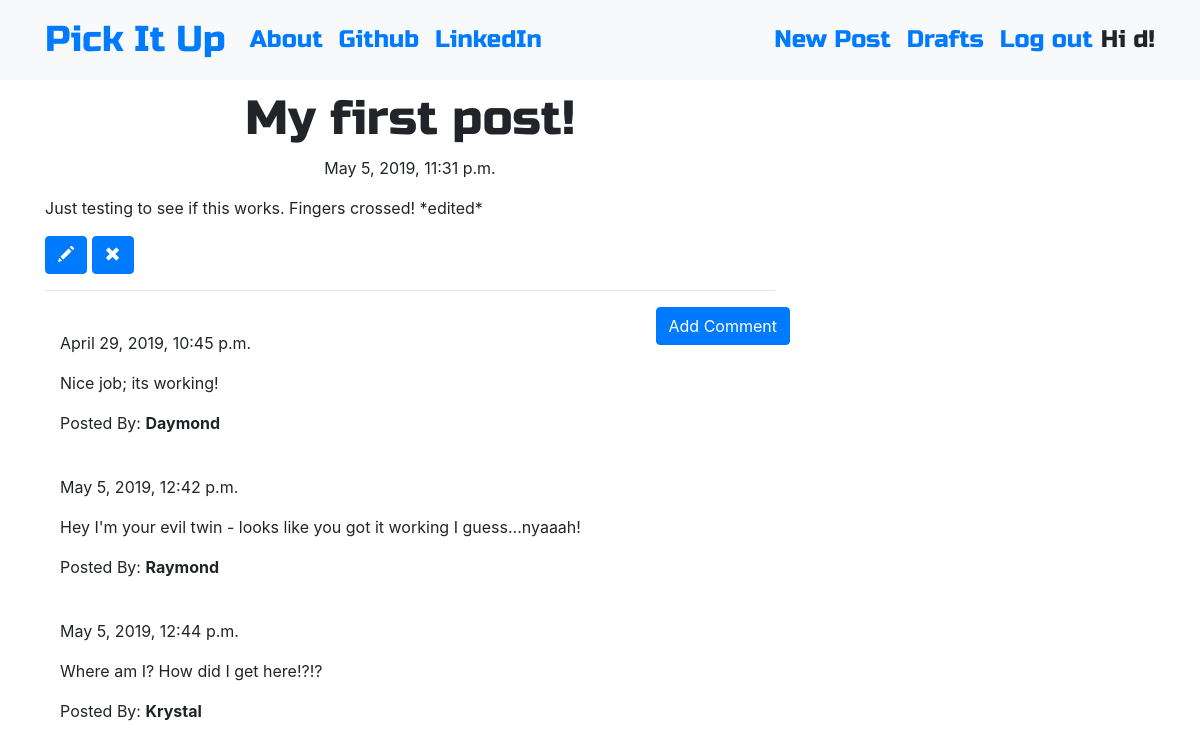
The app's page /post/1 (signed in) with its own data.
### blog/models.py (models this page shows, shortened)
class Post(models.Model):
    author = models.ForeignKey("auth.User", on_delete=models.CASCADE)
    title = models.CharField(max_length=100)
    text = models.TextField()  # no max length to cap blogpost
    created_date = models.DateTimeField(
        default=timezone.now, auto_now=False, auto_now_add=False)
    published_date = models.DateTimeField(
        blank=True, null=True, auto_now=False, auto_now_add=False)  # field can be blank or null in case we don't publish or leave it off entirely
    def publish(self):
        self.published_date = timezone.now()
        self.save()

class Comment(models.Model):
    post = models.ForeignKey(
        "blog.Post", related_name='comments', on_delete=models.CASCADE)  # connect each post to a blogpost
    author = models.CharField(max_length=200)
    text = models.TextField()
    created_date = models.DateTimeField(
        default=timezone.now, auto_now=False, auto_now_add=False)
    approved_comment = models.BooleanField(default=False)

### blog/views.py (the view)
# urls.py: path('post/<int:pk>', views.PostDetailView.as_view(), name='post_detail'),
class PostDetailView(DetailView):
    model = Post

### blog/templates/blog/post_detail.html (shortened to what this page needs)
{% extends 'blog/base.html'%}
{% block content %}
<h1 class="posttitle loader">{{post.title}}</h1>
{% if post.published_date %}
<div class="date postdate">{{post.published_date}}</div>
{% else %}
<a class="btn btn-outline-dark" href="{% url 'post_publish' pk=post.pk %}">Publish</a>
{% endif %}
<p class="postcontent">{{post.text|safe|linebreaksbr}}</p>
{% if user.is_authenticated %}
<a class="btn btn-primary loader" href="{% url 'post_edit' pk=post.pk %}">
    <span class="glyphicon glyphicon-pencil"></span>
</a>
<a class="btn btn-primary loader" href="{% url 'post_remove' pk=post.pk %}">
    <span class="glyphicon glyphicon-remove"></span>
</a>
{% endif %}
<hr>
<a class="btn btn-primary btn-comment loader" href="{% url 'add_comment_to_post' pk=post.pk %}">Add Comment</a>
<div class="container">
    {% for comment in post.comments.all %}
    <br>
    {% if user.is_authenticated or comment.approved_comment %}
    {{comment.created_date}}
    <p>{{comment.text|safe|linebreaks}}</p>
    <p>Posted By: <strong>{{comment.author}}</strong></p>
    {% endif %}
    {% empty %}
    <p>No Comments</p>
    {% endfor %}
</div>
{% endblock %}

### blog/templates/blog/base.html (shortened to what this page needs)
<!DOCTYPE html>
{% load static %}
<html>
<head>
    <link rel="stylesheet" href="https://stackpath.bootstrapcdn.com/bootstrap/4.1.3/css/bootstrap.min.css"
>
    <link rel="stylesheet" href="https://stackpath.bootstrapcdn.com/bootstrap/4.1.0/css/bootstrap.min.css">
    <link href="https://maxcdn.bootstrapcdn.com/font-awesome/4.7.0/css/font-awesome.min.css" rel="stylesheet">
    <link href="https://maxcdn.bootstrapcdn.com/font-awesome/4.7.0/css/font-awesome.min.css" rel="stylesheet">
    <link rel="stylesheet" href="//cdn.jsdelivr.net/medium-editor/latest/css/medium-editor.min.css" type="text/css"
        media="screen" charset="utf-8">
    <link rel="stylesheet" href="{% static 'css/blog.css' %}">
    <link href="https://maxcdn.bootstrapcdn.com/font-awesome/4.7.0/css/font-awesome.min.css" rel="stylesheet">
</head>
<body class=''>
    <nav class="navbar navbar-expand-lg bg-light techfont">
        <div class="container">
            <div class="navbar-nav align-items-center">
                <a class="navbar-brand bigbrand" href="{% url 'post_list' %}">Pick It Up</a>
                <a class="nav-item nav-link" href="{% url 'about' %}">About</a>
                <a class="nav-item nav-link" href="https://www.github.com">Github</a>
                <a class="nav-item nav-link" href="https://www.linkedin.com">LinkedIn</a>
            </div>
            <div class="navbar-nav align-items-center ml-auto">
                {% if user.is_authenticated %}
                <a class="nav-item nav-link" href="{% url 'post_new' %}">New Post</a>
                <a class="nav-item nav-link" href="{% url 'post_draft_list' %}">Drafts</a>
                <a class="nav-item nav-link" href="{% url 'logout' %}">Log out</a>
                <a>Hi {{ user.username }}!</a>
                {% else %}
                <a class="nav-item nav-link" href="{% url 'login' %}" aria-label="Login">
                    <span class="fa fa-user" aria-hidden="true"></span></a>
                {% endif %}
            </div>
        </div>
    </nav>
    <div class="content container">
        <div class="row">
            <div class="col-md-8">
                <div class="blog_posts">
                    {% block content %}
                    {% endblock %}
                </div>
            </div>
        </div>
    </div>
</body>
</html>

### blog/static/css/blog.css (style rules this page uses)
.techfont { font-family: 'Russo One', sans-serif; font-size: 1.5em; margin-bottom: 10px; }
.postdate { text-align: center; }
.posttitle { font-family: 'Russo One', sans-serif; font-size: 3em; text-align: center; }
.postcontent { font-family: 'Montserrat'; font-size: 1.5em; }
.btn-comment { position: absolute; right: 0px; }
.bigbrand { font-size: 1.5em; }
.glyphicon { position: relative; top: 1px; display: inline-block; font-family: 'Glyphicons Halflings'; font-style: normal; font-weight: normal; line-height: 1; -webkit-font-smoothing: antialiased; }
.glyphicon-pencil:before { content: "\270f"; }
.glyphicon-remove:before { content: "\e014"; }

### records on screen
Post: title "My first post!", published_date "May 5, 2019, 11:31 p.m.", text "Just testing to see if this works. Fingers crossed! *edited*"
Comment: created_date "April 29, 2019, 10:45 p.m.", text "Nice job; its working!", author "Daymond"
Comment: created_date "May 5, 2019, 12:42 p.m.", text "Hey I'm your evil twin - looks like you got it working I guess...nyaaah!", author "Raymond"
Comment: created_date "May 5, 2019, 12:44 p.m.", text "Where am I? How did I get here!?!?", author "Krystal"

### other values on screen
{{ user.username }} "d"
